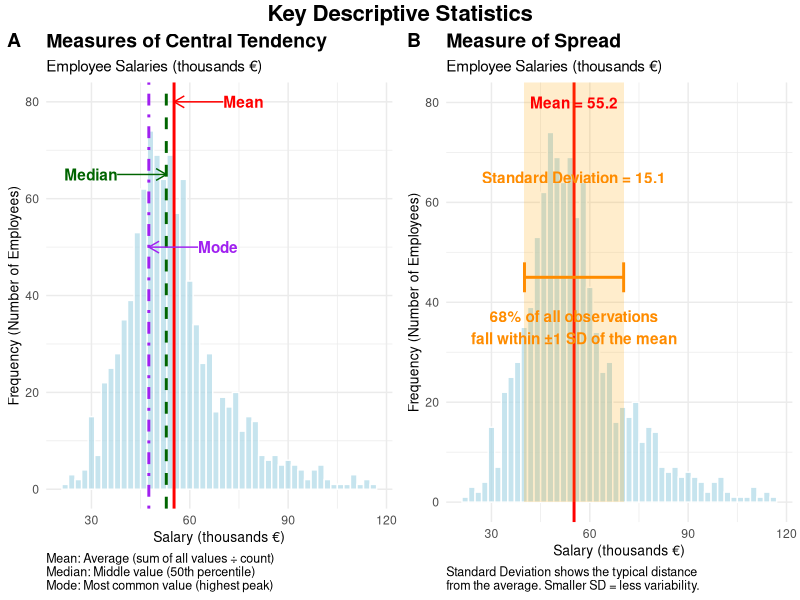
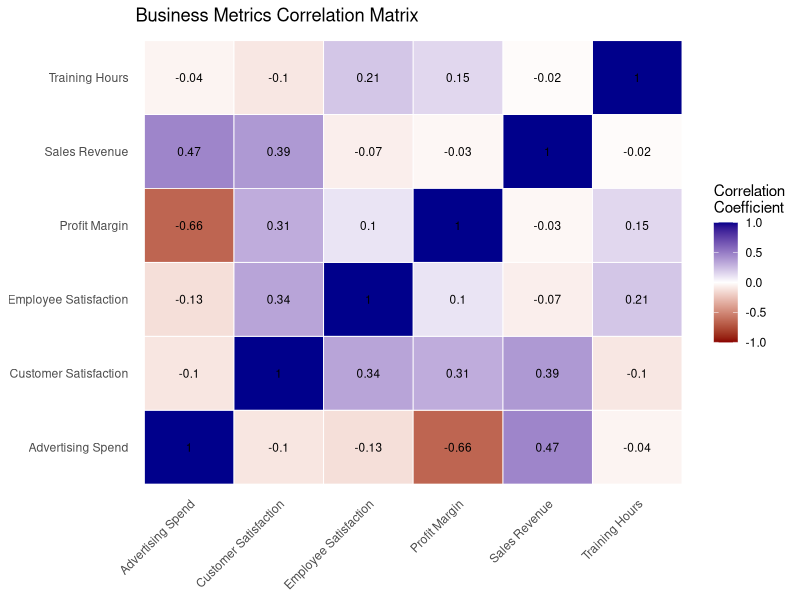
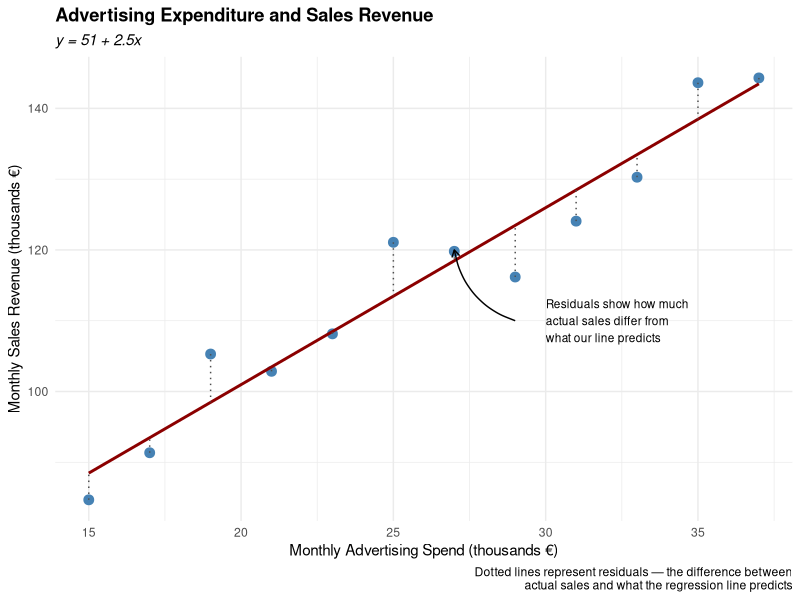
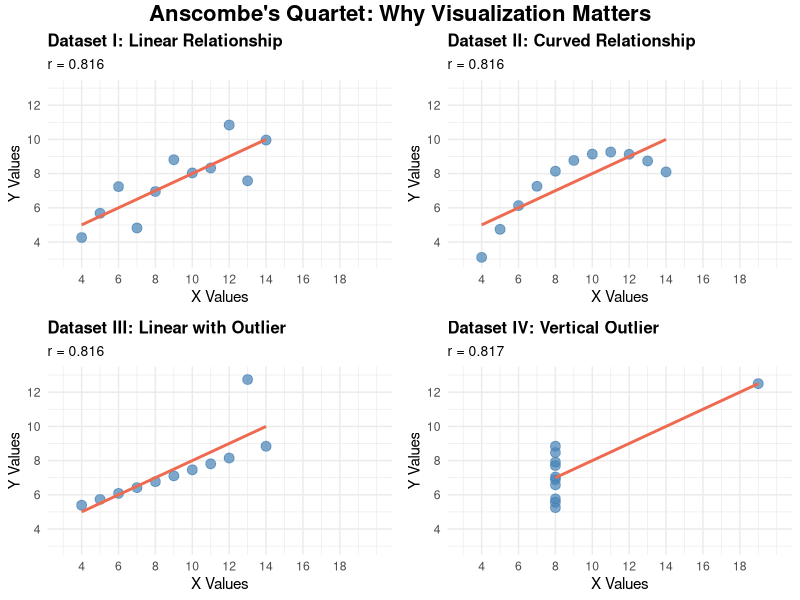

R code for these plots, in order:
## ---- chunk 1
#| code-summary: "Packages used in R examples"
#| message: false
#| warning: false
library(dplyr)
library(tidyr)
library(stringr)
library(ggplot2)
library(ggpubr)
library(knitr)
## ---- chunk 2
#| code-summary: "Computing measures of central tendency in R"

salaries <- c(35, 38, 42, 45, 48, 52, 55, 58, 62, 120)

mean_salary <- mean(salaries)
median_salary <- median(salaries)

get_mode <- function(x) {
  unique_x <- unique(x)
  unique_x[which.max(tabulate(match(x, unique_x)))]
}

departments <- c("Sales", "IT", "Sales", "Marketing", "IT", "Sales", "HR", "IT", "Sales")
mode_dept <- get_mode(departments)
## ---- chunk 3
#| code-summary: "Using dplyr for grouped calculations"

set.seed(123)
employee_data <- data.frame(
  department = rep(c("Sales", "IT", "Marketing"), each = 10),
  salary = c(
    rnorm(10, mean = 45, sd = 5),
    rnorm(10, mean = 55, sd = 8),
    rnorm(10, mean = 48, sd = 6)
  )
)

dept_summary <- employee_data |>
  group_by(department) |>
  summarise(
    mean_salary = round(mean(salary), 2),
    median_salary = round(median(salary), 2),
    .groups = "drop"
  )
## ---- chunk 4
#| label: fig-stats
#| fig-cap: "An illustration of typical measures of centrality (A) and spread (B)."
#| message: false

set.seed(123)
data1 <- rnorm(800, mean = 50, sd = 10)
data2 <- rnorm(200, mean = 75, sd = 15)
values <- c(data1, data2)
df <- data.frame(values = values)

data_mean <- mean(values)
data_median <- median(values)
data_sd <- sd(values)

hist_data <- hist(values, plot = FALSE, breaks = 30)
mode_bin <- hist_data$mids[which.max(hist_data$counts)]

lower_sd <- data_mean - data_sd
upper_sd <- data_mean + data_sd

common_theme <- theme_minimal() +
  theme(
    plot.title = element_text(face = "bold", size = 14),
    plot.subtitle = element_text(size = 11),
    axis.title = element_text(size = 10)
  )

note_distance <- 15
central_tendency_plot <- ggplot(df, aes(x = values)) +
  geom_histogram(binwidth = 2, fill = "lightblue", color = "white", alpha = 0.7) +
  geom_vline(xintercept = data_mean, color = "red", linewidth = 1.0, linetype = "solid") +
  geom_vline(xintercept = data_median, color = "darkgreen", linewidth = 1.0, linetype = "dashed") +
  geom_vline(xintercept = mode_bin, color = "purple", linewidth = 1.0, linetype = "dotdash") +
  annotate("text", x = data_mean + note_distance, y = 80, label = "Mean",
    color = "red", fontface = "bold", hjust = 0) +
  annotate("text", x = data_median - note_distance, y = 65, label = "Median",
    color = "darkgreen", fontface = "bold", hjust = 1) +
  annotate("text", x = mode_bin + note_distance, y = 50, label = "Mode",
    color = "purple", fontface = "bold", hjust = 0) +
  annotate("segment", x = data_mean + note_distance, xend = data_mean, y = 80, yend = 80,
    arrow = arrow(length = unit(0.3, "cm")), color = "red") +
  annotate("segment", x = data_median - note_distance, xend = data_median, y = 65, yend = 65,
    arrow = arrow(length = unit(0.3, "cm")), color = "darkgreen") +
  annotate("segment", x = mode_bin + note_distance, xend = mode_bin, y = 50, yend = 50,
    arrow = arrow(length = unit(0.3, "cm")), color = "purple") +
  labs(
    title = "Measures of Central Tendency",
    subtitle = "Employee Salaries (thousands €)",
    x = "Salary (thousands €)", y = "Frequency (Number of Employees)",
    caption = "Mean: Average (sum of all values ÷ count)\nMedian: Middle value (50th percentile)\nMode: Most common value (highest peak)"
  ) +
  common_theme +
  theme(plot.caption = element_text(hjust = 0, size = 9))

dispersion_plot <- ggplot(df, aes(x = values)) +
  geom_histogram(binwidth = 2, fill = "lightblue", color = "white", alpha = 0.7) +
  geom_vline(xintercept = data_mean, color = "red", linewidth = 1.0, linetype = "solid") +
  annotate("rect", xmin = lower_sd, xmax = upper_sd, ymin = 0, ymax = Inf, alpha = 0.2, fill = "orange") +
  annotate("text", x = data_mean, y = 80, label = paste("Mean =", round(data_mean, 1)),
    color = "red", fontface = "bold") +
  annotate("text", x = data_mean, y = 65,
    label = paste("Standard Deviation =", round(data_sd, 1)), color = "darkorange", fontface = "bold") +
  annotate("segment", x = lower_sd, xend = upper_sd, y = 45, yend = 45, linewidth = 1.0, color = "darkorange") +
  annotate("segment", x = lower_sd, xend = lower_sd, y = 42, yend = 48, linewidth = 1.0, color = "darkorange") +
  annotate("segment", x = upper_sd, xend = upper_sd, y = 42, yend = 48, linewidth = 1.0, color = "darkorange") +
  annotate("text", x = data_mean, y = 35,
    label = "68% of all observations\nfall within ±1 SD of the mean", color = "darkorange", fontface = "bold") +
  labs(
    title = "Measure of Spread",
    subtitle = "Employee Salaries (thousands €)",
    x = "Salary (thousands €)", y = "Frequency (Number of Employees)",
    caption = "Standard Deviation shows the typical distance\nfrom the average. Smaller SD = less variability."
  ) +
  common_theme +
  theme(plot.caption = element_text(hjust = 0, size = 9))

final_plot <- annotate_figure(
  ggarrange(central_tendency_plot, dispersion_plot, ncol = 2, labels = c("A", "B")),
  top = text_grob("Key Descriptive Statistics", face = "bold", size = 16)
)
print(final_plot)
## ---- chunk 5
#| code-summary: "R code for range, variance, and standard deviation"
monthly_sales <- c(85000, 92000, 78000, 105000, 88000, 94000, 110000, 87000, 96000, 150000)

sales_range <- range(monthly_sales)
sales_variance <- var(monthly_sales)
sales_std <- sd(monthly_sales)
## ---- chunk 6
#| code-summary: "R code for coefficient of variation"
monthly_sales <- c(85000, 92000, 78000, 105000, 88000, 94000, 110000, 87000, 96000, 150000)
customer_satisfaction <- c(3.8, 4.1, 3.9, 4.2, 3.7, 4.0, 4.3, 3.6, 4.1, 3.9)

sales_cv <- (sd(monthly_sales) / mean(monthly_sales)) * 100   # ~21%
satisfaction_cv <- (sd(customer_satisfaction) / mean(customer_satisfaction)) * 100  # ~5%
## ---- chunk 7
#| code-summary: "Grouped computation using dplyr"
set.seed(123)
quarterly_data <- data.frame(
  quarter = rep(c("Q1", "Q2", "Q3", "Q4"), each = 6),
  revenue = c(
    rnorm(6, mean = 180, sd = 20),
    rnorm(6, mean = 195, sd = 15),
    rnorm(6, mean = 210, sd = 25),
    rnorm(6, mean = 185, sd = 18)
  )
)

quarterly_summary <- quarterly_data |>
  group_by(quarter) |>
  summarise(
    mean_revenue = round(mean(revenue), 2),
    std_dev_revenue = round(sd(revenue), 2),
    cv_percent = round((sd(revenue) / mean(revenue)) * 100, 1),
    .groups = "drop"
  )
## ---- chunk 8
#| code-summary: "Computing correlation and covariance in R"
set.seed(123)

advertising_spend <- seq(10, 100, by = 5)
sales_revenue <- advertising_spend * 2.5 + rnorm(19, mean = 0, sd = 15) + 50

covariance_value <- cov(advertising_spend, sales_revenue)
cor_pearson <- cor(advertising_spend, sales_revenue, method = "pearson")
cor_spearman <- cor(advertising_spend, sales_revenue, method = "spearman")
## ---- chunk 9
#| code-summary: "Create artificial data 'business_metrics'"
#| message: false
set.seed(123)
business_metrics <- data.frame(
  advertising_spend = rnorm(100, mean = 50, sd = 15),
  customer_satisfaction = rnorm(100, mean = 3.8, sd = 0.5),
  employee_satisfaction = rnorm(100, mean = 3.5, sd = 0.6),
  training_hours = rnorm(100, mean = 25, sd = 8)
) |>
  mutate(
    sales_revenue = 100 + 1.2 * advertising_spend + 30 * customer_satisfaction + rnorm(100, 0, 20),
    customer_satisfaction = customer_satisfaction + 0.3 * employee_satisfaction + rnorm(100, 0, 0.2),
    employee_satisfaction = employee_satisfaction + 0.02 * training_hours + rnorm(100, 0, 0.15),
    profit_margin = 15 + sales_revenue * 0.1 - advertising_spend * 0.5 +
      customer_satisfaction * 2 + rnorm(100, 0, 5),
    customer_satisfaction = pmax(1, pmin(5, customer_satisfaction)),
    employee_satisfaction = pmax(1, pmin(5, employee_satisfaction))
  )

correlation_matrix <- cor(business_metrics)
## ---- chunk 10
#| code-summary: "Visualize correlation matrix"
correlation_matrix |>
  as.data.frame() |>
  mutate(var1 = rownames(correlation_matrix)) |>
  pivot_longer(cols = -var1, names_to = "var2", values_to = "correlation") |>
  mutate(
    var1_clean = case_when(
      var1 == "advertising_spend" ~ "Advertising Spend",
      var1 == "customer_satisfaction" ~ "Customer Satisfaction",
      var1 == "employee_satisfaction" ~ "Employee Satisfaction",
      var1 == "training_hours" ~ "Training Hours",
      var1 == "sales_revenue" ~ "Sales Revenue",
      var1 == "profit_margin" ~ "Profit Margin",
      TRUE ~ var1
    ),
    var2_clean = case_when(
      var2 == "advertising_spend" ~ "Advertising Spend",
      var2 == "customer_satisfaction" ~ "Customer Satisfaction",
      var2 == "employee_satisfaction" ~ "Employee Satisfaction",
      var2 == "training_hours" ~ "Training Hours",
      var2 == "sales_revenue" ~ "Sales Revenue",
      var2 == "profit_margin" ~ "Profit Margin",
      TRUE ~ var2
    )
  ) |>
  ggplot(aes(x = var2_clean, y = var1_clean, fill = correlation)) +
  geom_tile(color = "white", linewidth = 0.3) +
  geom_text(aes(label = round(correlation, 2)), color = "black", size = 3) +
  scale_fill_gradient2(low = "darkred", mid = "white", high = "darkblue",
    midpoint = 0, limit = c(-1, 1), name = "Correlation\nCoefficient") +
  theme_minimal() +
  theme(axis.text.x = element_text(angle = 45, hjust = 1),
    axis.title = element_blank(), panel.grid = element_blank()) +
  labs(title = "Business Metrics Correlation Matrix")
## ---- chunk 11
#| code-summary: "Create data and conduct regression"
set.seed(123)
advertising_spend <- seq(15, 37, by = 2)
sales_revenue <- 50 + 2.5 * advertising_spend + rnorm(12, 0, 5)

marketing_data <- data.frame(
  month = month.abb[1:12],
  advertising_spend = advertising_spend,
  sales_revenue = sales_revenue
)

model <- lm(sales_revenue ~ advertising_spend, data = marketing_data)
beta0 <- coef(model)[1]
beta1 <- coef(model)[2]

marketing_data$fitted <- fitted(model)
marketing_data$residuals <- residuals(model)
## ---- chunk 12
#| code-summary: "R code for the visualization"
#| label: fig-regexpl
#| fig-cap: "The regression line summarizing the marketing example. Dotted lines are residuals."

ggplot(marketing_data, aes(x = advertising_spend, y = sales_revenue)) +
  geom_point(size = 3, color = "steelblue") +
  geom_smooth(method = "lm", se = FALSE, color = "darkred") +
  geom_segment(aes(xend = advertising_spend, yend = fitted), linetype = "dotted", color = "gray30") +
  labs(
    title = "Advertising Expenditure and Sales Revenue",
    subtitle = paste0("y = ", round(beta0, 1), " + ", round(beta1, 2), "x"),
    x = "Monthly Advertising Spend (thousands €)",
    y = "Monthly Sales Revenue (thousands €)",
    caption = "Dotted lines represent residuals — the difference between\nactual sales and what the regression line predicts"
  ) +
  annotate("text", x = 30, y = 110,
    label = "Residuals show how much\nactual sales differ from\nwhat our line predicts", size = 3, hjust = 0) +
  annotate("curve", x = 29, y = 110, xend = 27, yend = 120,
    arrow = arrow(length = unit(0.2, "cm")), curvature = -0.3) +
  theme_minimal() +
  theme(plot.title = element_text(face = "bold"), plot.subtitle = element_text(face = "italic"))
## ---- chunk 13
#| code-summary: "R code for Anscombe's quartet"
#| label: fig-anscombe
#| fig-cap: "Anscombe's quartet: four datasets with nearly identical summary statistics but completely different structures."

anscombe_long <- anscombe |>
  mutate(observation = row_number()) |>
  pivot_longer(cols = -observation, names_to = "variable", values_to = "value") |>
  mutate(
    dataset = str_extract(variable, "\\d+"),
    axis = str_extract(variable, "[xy]"),
    dataset = paste("Dataset", dataset)
  ) |>
  select(-variable) |>
  pivot_wider(names_from = axis, values_from = value)

create_anscombe_plot <- function(data_subset, title) {
  correlation <- cor(data_subset$x, data_subset$y)
  ggplot(data_subset, aes(x = x, y = y)) +
    geom_point(size = 3, alpha = 0.7, color = "steelblue") +
    geom_smooth(method = "lm", se = FALSE, color = "coral2", alpha = 0.2) +
    scale_x_continuous(limits = c(3, 20), breaks = seq(4, 18, 2)) +
    scale_y_continuous(limits = c(3, 13), breaks = seq(4, 12, 2)) +
    labs(title = title, subtitle = paste("r =", round(correlation, 3)), x = "X Values", y = "Y Values") +
    theme_minimal() +
    theme(plot.title = element_text(size = 12, face = "bold"), plot.subtitle = element_text(size = 10))
}

plot1 <- anscombe_long |> filter(dataset == "Dataset 1") |> create_anscombe_plot("Dataset I: Linear Relationship")
plot2 <- anscombe_long |> filter(dataset == "Dataset 2") |> create_anscombe_plot("Dataset II: Curved Relationship")
plot3 <- anscombe_long |> filter(dataset == "Dataset 3") |> create_anscombe_plot("Dataset III: Linear with Outlier")
plot4 <- anscombe_long |> filter(dataset == "Dataset 4") |> create_anscombe_plot("Dataset IV: Vertical Outlier")

annotate_figure(
  ggarrange(plot1, plot2, plot3, plot4, ncol = 2, nrow = 2, common.legend = FALSE),
  top = text_grob("Anscombe's Quartet: Why Visualization Matters", face = "bold", size = 16)
)
## ---- chunk 14
#| code-summary: "Summary statistics for Anscombe's quartet"
#| label: tbl-anscombe
#| tbl-cap: "The descriptive statistics underlying Anscombe's quartet — nearly identical across all four datasets."

anscombe_long |>
  group_by(dataset) |>
  summarise(
    mean_x = round(mean(x), 2),
    mean_y = round(mean(y), 2),
    sd_x = round(sd(x), 2),
    sd_y = round(sd(y), 2),
    correlation = round(cor(x, y), 3),
    .groups = "drop"
  ) |>
  kable()
